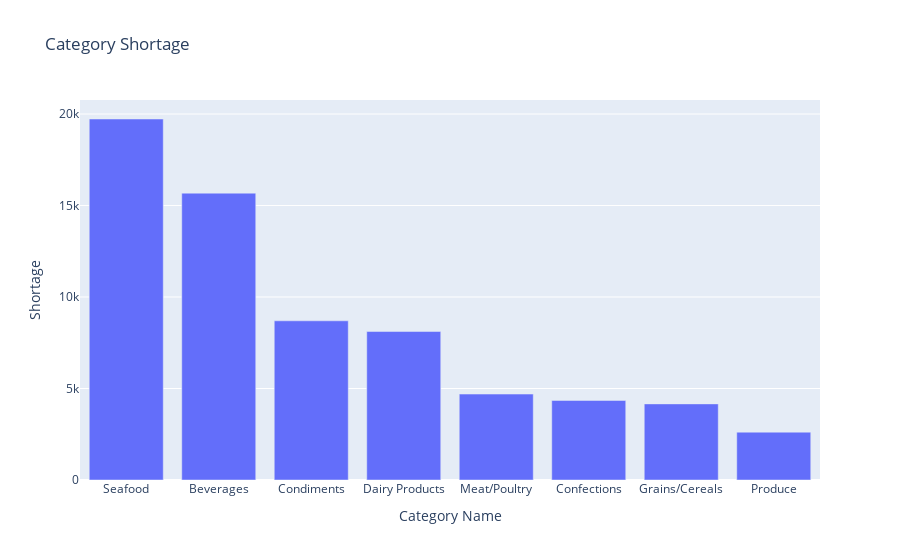

Here is the notebook cell this chart was saved with:
### Code cell
px.bar(category_shortage, x='CategoryName', y='Category Shortage', title='Category Shortage', labels={'CategoryName':'Category Name', 'Category Shortage':'Shortage'})

### Figure 1 — Plotly figure (JSON) as saved in the notebook; plotly's stock layout.template omitted (floating-point values rounded to 4 significant figures)
{"data": [{"alignmentgroup": "True", "hovertemplate": "Category Name=%{x}<br>Shortage=%{y}<extra></extra>", "legendgroup": "", "marker": {"color": "#636efa", "pattern": {"shape": ""}}, "name": "", "offsetgroup": "", "orientation": "v", "showlegend": false, "textposition": "auto", "type": "bar", "x": ["Seafood", "Beverages", "Condiments", "Dairy Products", "Meat/Poultry", "Confections", "Grains/Cereals", "Produce"], "xaxis": "x", "y": [19728, 15676, 8700, 8114, 4696, 4347, 4160, 2615], "yaxis": "y"}], "layout": {"barmode": "relative", "legend": {"tracegroupgap": 0}, "title": {"text": "Category Shortage"}, "xaxis": {"anchor": "y", "domain": [0, 1], "title": {"text": "Category Name"}}, "yaxis": {"anchor": "x", "domain": [0, 1], "title": {"text": "Shortage"}}}}
